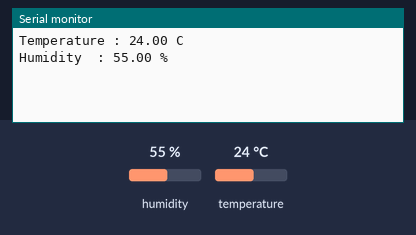
The sketch below on a simulated Arduino Uno, built with avr-gcc and run on an emulated ATmega328P. Shown: the last lines printed to the serial monitor. Wiring (inferred from the names in the program): SHT3x sensor at I2C address 0x45. Inputs (shaded band) come from the test bench; at power-on: humidity 55 %, temperature 24 °C.

Above: at 2.2 s.
2.3 s: humidity set to 22 %
At 3.5 s:
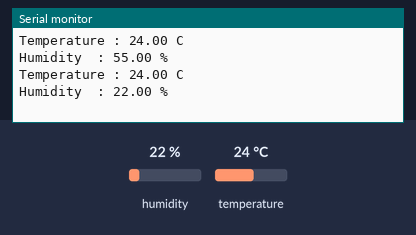
4.1 s: temperature set to 12 °C
At 5.6 s:
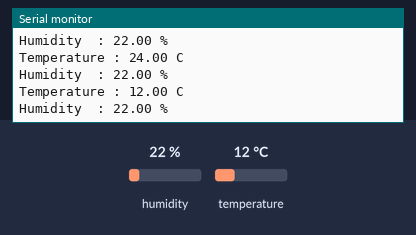
5.9 s: humidity set to 40 %
At 7.6 s:
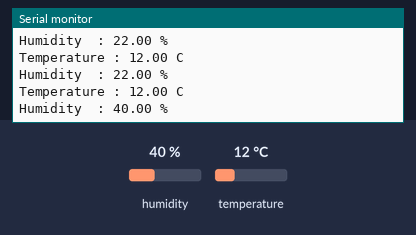
Timing chart, 0 to 9.1 s (numbered marks = the images above; inputs shaded):
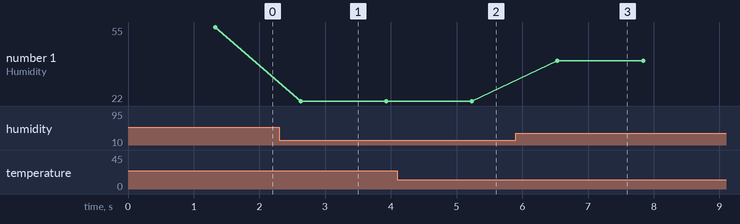

Measured:
- after the input at 2.3 s, the serial monitor: prints a new line after 0.33 s (image 1)
- after the input at 4.1 s, the serial monitor: prints a new line after 1.1 s (image 2)
- after the input at 5.9 s, the serial monitor: prints a new line after 0.64 s (image 3)
- plotted number 1: 55 → 22 after the input at 2.3 s, 22 → 40 after the input at 5.9 s

The sketch:

weather.ino.ino
```cpp
#include <Wire.h>
#define SHT31_ADDR 0x45

void setup() {
  // put your setup code here, to run once:
  Serial.begin(9600);
  Wire.begin();
  Wire.beginTransmission(SHT31_ADDR);
  Wire.write(0x30);
  Wire.write(0xa2);
  Wire.endTransmission();
  delay(500);

  Wire.beginTransmission(SHT31_ADDR);
  Wire.write(0x30);
  Wire.write(0x41);
  Wire.endTransmission();
  delay(500);
}

void loop() {
  // put your main code here, to run repeatedly:
  unsigned int dec[6];
  unsigned int i,t,h;
  float temp,humi;

  Wire.beginTransmission(SHT31_ADDR);
  Wire.write(0x24);
  Wire.write(0x00);
  Wire.endTransmission();
  delay(300);

  Wire.requestFrom(SHT31_ADDR,6);
  for(i=0;i<6;i++){
    dec[i]=Wire.read();
  }
  Wire.endTransmission();

  t=(dec[0] << 8) | dec[1];
  temp=(float)(t) * 175/65535.0-45.0;
  h=(dec[3] << 8) | dec[4];
  humi=(float)(h) / 65535.0 * 100.0;

  Serial.print("Temperature : ");
  Serial.print(temp);
  Serial.println(" C");
  Serial.print("Humidity  : ");
  Serial.print(humi);
  Serial.println(" %");

  delay(1000);

}
```
